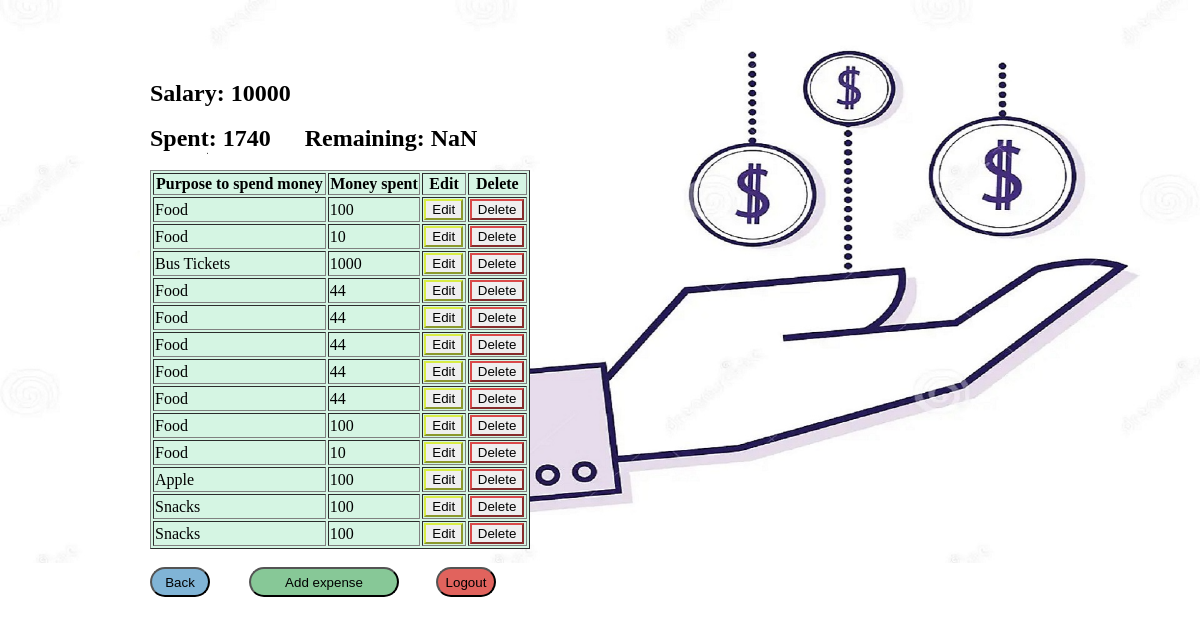
/data (signed in), run on the app's committed database.
### main.py (models this page shows)
class Authentication(db.Model, UserMixin):
    id= db.Column(db.Integer, primary_key=True)
    name= db.Column(db.String, nullable=False)
    email= db.Column(db.String, unique=True, nullable=False)
    password= db.Column(db.String, nullable=False)
    salary= db.Column(db.Integer)

class Data(db.Model, UserMixin):
    id= db.Column(db.Integer, primary_key=True)
    email= db.Column(db.String, nullable=False)
    purpose= db.Column(db.String, nullable=False)
    cost= db.Column(db.Integer, nullable=False)

### main.py (the view)
@app.route("/data", methods=["POST", "GET"])
@login_required
def all_data():
    salary_= current_user.salary
    all_data = Data.query.filter_by(email=current_user.email).all()
    return render_template('data.html', expenses=all_data, salary=salary_)

### main.py (called while the page is built)
@loginmanager.user_loader
def load_user(user_id):
    return Authentication.query.get(int(user_id))

### templates/data.html (shortened to what this page needs)
<!DOCTYPE html>
<html lang="en">
<head>
</head>
<body>
    <h2 style="margin-top:- 50px">Salary: </h2><h2 id="sal">{{salary}}</h2><br><br>
    <h2>Spent: </h2><h2 id="total"></h2>
    <h2 style="margin-left:30px" id="debt">Remaining: </h2><h2 id="rem"></h2><br><br>
    <div id="extable">
        <table border="1" width="380" bgcolor="#D5F5E3">
            <tbody>
                <tr>
                    <th>Purpose to spend money</th>
                    <th>Money spent</th>
                    <th>Edit</th>
                    <th>Delete</th>
                </tr>
                {% for expense in expenses %}
                <tr>
                    <td>{{expense.purpose}}</td>
                    <td class="money">{{expense.cost}}</td>
                    <td><a href="/mod/{{expense.id}}"><button style="border-color:#D8EC45">Edit</button></a></td>
                    <td><a href="/remove/{{expense.id}}"><button style="border-color:#DA4949">Delete</button></a></td>
                </tr>
                {% endfor %}
            </tbody>
        </table>
    </div>
    <br>
    <a href="{{url_for('options')}}"><button id="Back" style="height:30px; width:60px; border-radius: 25px; background-color:#80B4D6">Back</button></a>
    <a href="{{url_for('expense')}}" style="margin-left:35px"><button  style="height:30px; width:150px; border-radius: 25px; background-color:#87C897">Add expense</button></a>
    <a href="{{url_for('logout')}}" style="margin-left:33px"><button id="logout" style="height:30px; width:60px; border-radius: 25px; background-color:#E1635D">Logout</button></a>
</body>
</html>

### data on the page
Authentication: salary "10000"
Data: purpose "Food", cost "100"
Data: purpose "Food", cost "10"
Data: purpose "Bus Tickets", cost "1000"
Data: purpose "Food", cost "44"
Data: purpose "Food", cost "44"
Data: purpose "Food", cost "44"
Data: purpose "Food", cost "44"
Data: purpose "Food", cost "44"
Data: purpose "Food", cost "100"
Data: purpose "Food", cost "10"
Data: purpose "Apple", cost "100"
Data: purpose "Snacks", cost "100"
Data: purpose "Snacks", cost "100"
